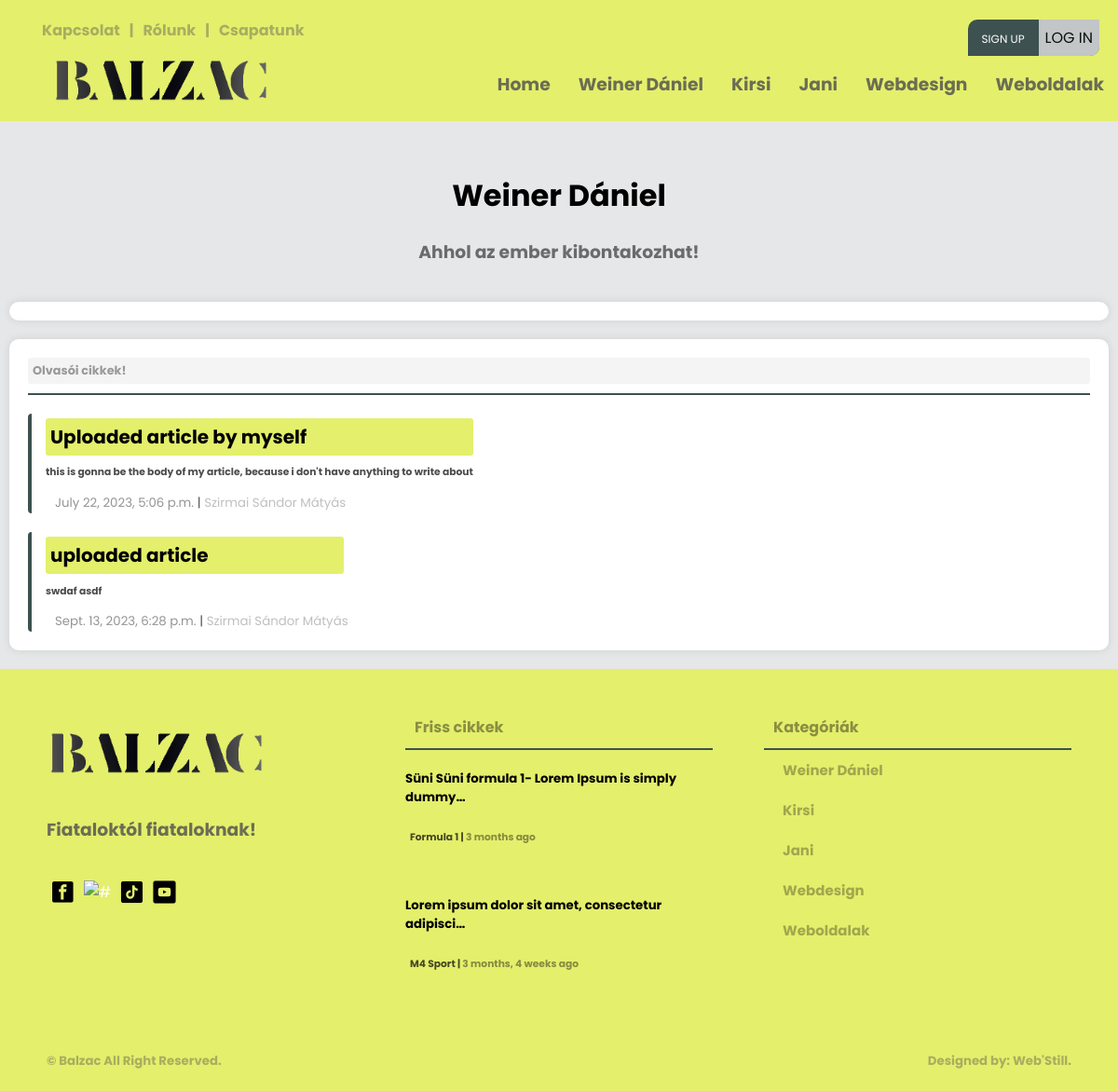
Page /cikkek/Weiner Dániel/ on the committed database.
### creationboard/models.py (models this page shows, shortened)
class Category(models.Model):
    user = models.ForeignKey(User, null=True, on_delete=models.CASCADE)
    name = models.CharField(max_length=200)
    class Meta:
        ordering = ['-id']

class Article(models.Model):
    user = models.ForeignKey(User, on_delete=models.CASCADE)
    title = models.CharField(max_length=200)
    created = models.DateTimeField(auto_now_add=True, null=True)
    updated = models.DateTimeField(auto_now=True, null=True)
    articletype = models.CharField(null=False, blank=False, max_length=100)
    body = RichTextUploadingField(max_length=1000000) #ez itt lehetne RichTextUploadingField is
    indeximg = models.ImageField(upload_to="images/", default="images/home9.jpg")
    category = models.CharField(max_length=100, null=False, blank=False)
    status = models.CharField(max_length=10, choices=STATUS_CHOICES, default='pending')
    class Meta:
        ordering = ['-created']

### loginsystem/models.py (models this page shows, shortened)
class ArticleUser(models.Model):
    STATUS_CHOICES = (
        ('pending', 'Pending'),
        ('approved', 'Approved'),
        ('rejected', 'Rejected'),
    )
    user = models.ForeignKey(User, on_delete=models.CASCADE)
    created = models.DateTimeField(auto_now_add=True, null=True)
    updated = models.DateTimeField(auto_now=True, null=True)
    body = RichTextUploadingField(max_length=1000000, null=True)
    category = models.CharField(max_length=100, null=True, blank=False)
    title = models.CharField(max_length=200, null=True)
    status = models.CharField(max_length=10, choices=STATUS_CHOICES, default='pending')
    class Meta:
        ordering = ['created']

class Profile(models.Model):
    user = models.OneToOneField(User, on_delete=models.CASCADE)
    img = models.ImageField(upload_to="images/", default="images/home8.jpg")
    bio = models.CharField(null=True, max_length=1000000, default='Bio:')
    name = models.CharField(null=True, max_length=300)
    phone = models.CharField(max_length=15, blank=True, null=True)

### main/views.py (the view)
# urls.py: path('cikkek/<str:pk>/', views.articles.as_view(), name='article-page'),
class articles(View):
    template_name = "main/topic.html"
    def dispatch(self, request, *args, **kwargs):
        footarticle = models.Article.objects.filter(status='approved')[0:2]
        navcategory = models.Category.objects.all()[0:5]
        url = models.Article.objects.filter(category=kwargs['pk'], status='approved')
        user_url = ArticleUser.objects.filter(category=kwargs['pk'], status='approved')
        context = {'url': url, 'category': kwargs['pk'], 'category2': navcategory, 'article4': footarticle, "url1": user_url,}
        return render(request, self.template_name, context)

### templates/main/topic.html (shortened to what this page needs)
{% load static %}
<!DOCTYPE html>
<html>
<head>
	<link rel="stylesheet" type="text/css" href="{% static 'main/style.css' %}">
</head>
<body>
	{% if url or url1 %}
	{% include 'main/navbar.html' %}
			<main>
				<div class="wrapper">
					<div class="row">
						<div class="card-04 backg">
							<h1 align="center">{{ category }}</h1>
							<h3 align="center">Ahhol az ember kibontakozhat!</h3>
						</div>
					</div>
					<div class="row">
						<div class="card-04 topic-big-screen">
						</div>
					</div>
					<div class="row">
						{% if url1 %}
						<div class="card-04 topic-big-screen">
							<div class="box-title mb-3 pb-0">
								<h4 class="txt-black mb-0 m-0">Olvasói cikkek!<h4>
							</div>
							{% for article in url1 %}
							<div class="article-with-pic-1">
								<div class="article-pic">
								</div>
								<div class="pic-with-articles">
									<a href="{% url 'user-article' article.title %}">
										<h5>{{ article.title|truncatechars:60 }}</h5>
										<h6>{{ article.body|truncatechars:200|safe }}</h6>
									</a>
									<small><span style="color: black;">{{ article.created }}</span>  |  <span><a href="{% url 'profile-page' article.user.username %}">{{ article.user.profile.name }}</a></span></small>
								</div>
							</div>
							{% endfor %}
						</div>
						{% endif %}
					</div>
			</main>
			{% include 'main/footer.html' %}
	{% endif %}
</body>
</html>

### templates/main/navbar.html (shortened to what this page needs)
{% load static %}
<div class="screen-big">
<nav>
    <div class="nav-one nav-flex">
        <div class="left flex">
            <ul class="top-header mt-0">
                <li><a href="{% url 'contact-us' %}"><h4>Kapcsolat</h4></a></li>
                <li><h4>|</h4></li>
                <li><a href="{% url 'about-us' %}"><h4>Rólunk</h4></a></li>
                <li><h4>|</h4></li>
                <li><a href="{% url 'team-index' %}"><h4>Csapatunk</h4></a></li>
            </ul>
        </div>
        <div class="right flex">
                <ul class="top-header">
                    {% if request.user.is_authenticated %}
                    <li>
                        <div class="header-profile-pic">
                            <div class="pic">
                                <span class="material-symbols-outlined">account_circle</span>
                            </div>
                            <div class="header-profile-info">
                                <h4><a href="{% url 'profile-page' request.user.username %}">@{{ request.user }}</a></h4>
                                <h6><a href=""><span class="material-symbols-outlined">mail_lock</span>{{ request.user.email }}</a></h6>
                            </div>
                        </div>
                    </li>
                    <!--<li><h4><a href="{% url 'profile-page' request.user.username %}">Hello, @{{ request.user }}</a></h4></li>
                    <li><h4>|</h4></li>
                    <li><h4><a href="{% url 'logout' %}"><span class="material-symbols-outlined">logout</span>Kijelentkezés</a></h4></li>-->
                    {% else %}
                    <ul class="foot-icon-margin pd-0">
                        <li class="signup-or-login"><a href="{% url 'register' %}" class="sign-up">Sign up</a><a href="{% url 'login' %}"><button class="login-btn">Log in</button></a></li>
                    </ul>
                    {% endif %}
                </ul>
        </div>
    </div>
    <div class="nav-two nav-flex">
        <div class="left flex">
            <ul>
                <a href="{% url 'index' %}"><li><img src="{% static 'main/pics/logo.png' %}" class="logo-img" alt="#" /></li>
            </ul>
        </div>
        <div class="right">
            <div class="social media">
                <ul>
                    <li><a href="{% url 'index' %}"><h3>Home</h3></a></li>
                    {% for category in category2 %}
                        <li><a href="{% url 'article-page' category.name %}"><h3>{{ category.name }}</h3></a></li>
                    {% endfor %}
                </ul>
            </div>
        </div>
    </div>
</nav>
</div>

### templates/main/footer.html
{% load static %}
<footer>
    <div class="footer">
        <div class="footer-cols footer-firts">
            <div class="col-01">
                <ul class="pd-0">
                    <a href="{% url 'index' %}"><li><img src="{% static 'main/pics/logo.png' %}" class="logo-img" alt="#" /></li>
                </ul>
                <h3>Fiataloktól fiataloknak!</h3>
                <ul class="foot-icon-margin pd-0">
                    <a href="https://www.facebook.com/profile.php?id=100090612766620" target="blank"><li><img src="{% static 'main/pics/facebook.png' %}" class="icon-img" alt="#" target="blank" /></a></li>
                    <a href="https://www.instagram.com/balzacponthu/" target="blank"><li><img src="{% static 'main/pics/instagram.png' %}" class="icon-img" alt="#" /></li></a>
                    <a href="https://www.tiktok.com/@balzac.ujsag" target="blank"><li><img src="{% static 'main/pics/tiktok.png' %}" class="icon-img" alt="#" /></li></a>
                    <a href="https://www.youtube.com/@balzacujsag" target="blank"><li><img src="{% static 'main/pics/youtube.png' %}" class="icon-img" alt="#" /></li></a>
                </ul>
            </div>
            <div class="col-02">
                <div class="box-title">
                    <h4 class="txt-black">Friss cikkek<h4>
                </div>
                {% for article in article4 %}
                <ul class="pd-0">
                    <li><a href="{% url 'article' article.id %}" class="footer-article-text">
                        <h5 class="mt-1 mb-1">{{ article.title|truncatechars:49 }}</h5>
                        <h6 class="m-0">{{ article.body|truncatechars:30|safe }}</h6>
                        <small class="black"><span><a href="{% url 'article-page' article.category %}" class="black">{{ article.category }} </a></span>  |  <span><a class="black"> {{ article.created|timesince }} ago</a></span></small>
                    </a></li>
                </ul>
                {% endfor %}
            </div>
            <div class="col-03">
                <div class="box-title">
                    <h4 class="txt-black">Kategóriák<h4>
                </div>
                <div class="box-categories">
                    <ul>
                        {% for category in category2 %}
                        <li><a href="{% url 'article-page' category.name %}" class="txt-black">{{ category.name }}</a></li>
                        {% endfor %}
                    </ul>
                </div>
            </div>
        </div>
        <div class="footer-second">
            <div>
                <h5><a href="#"> &copy; Balzac</a> All Right Reserved.<h5>
            </div>
            <div>
                <h5><a href="">Designed by: Web'Still.</a><h5>
            </div>
        </div>
    </div>
</footer>

### rows in the picture
Category: name "Weiner Dániel"
Category: name "Kirsi"
Category: name "Jani"
Category: name "Webdesign"
Category: name "Weboldalak"
ArticleUser: title "Uploaded article by myself", body "this is gonna be the body of my article, because i don't have anything to write about", created "July 22, 2023, 5:06 p.m.", user.profile.name "Szirmai Sándor Mátyás"
ArticleUser: title "uploaded article", body "swdaf asdf", created "Sept. 13, 2023, 6:28 p.m.", user.profile.name "Szirmai Sándor Mátyás"
Article: title "Süni Süni formula 1- Lorem Ipsum is simply dummy…", category "Formula 1", created "3 months"
Article: title "Lorem ipsum dolor sit amet, consectetur adipisci…", category "M4 Sport", created "3 months, 4 weeks"

### other values in the picture
{{ category }} "Weiner Dániel"
